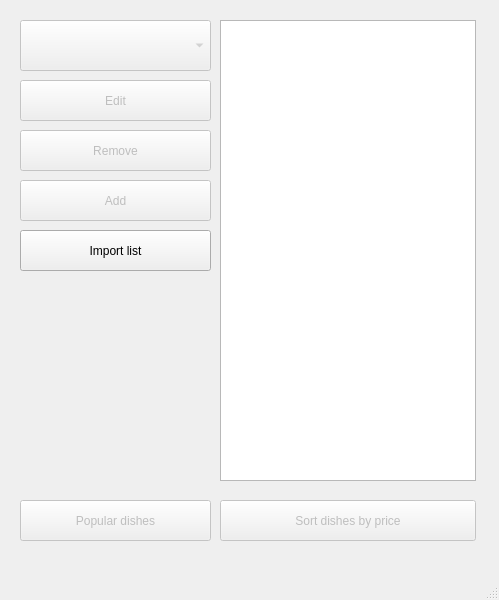
<?xml version="1.0" encoding="UTF-8"?>
<ui version="4.0">
 <class>MainWindow</class>
 <widget class="QMainWindow" name="MainWindow">
  <property name="geometry">
   <rect>
    <x>0</x>
    <y>0</y>
    <width>499</width>
    <height>600</height>
   </rect>
  </property>
  <property name="windowTitle">
   <string>MainWindow</string>
  </property>
  <widget class="QWidget" name="centralwidget">
   <widget class="QComboBox" name="comboBox">
    <property name="enabled">
     <bool>false</bool>
    </property>
    <property name="geometry">
     <rect>
      <x>20</x>
      <y>20</y>
      <width>191</width>
      <height>51</height>
     </rect>
    </property>
   </widget>
   <widget class="QListWidget" name="listWidget">
    <property name="geometry">
     <rect>
      <x>220</x>
      <y>20</y>
      <width>256</width>
      <height>461</height>
     </rect>
    </property>
   </widget>
   <widget class="QPushButton" name="editOrderButton">
    <property name="enabled">
     <bool>false</bool>
    </property>
    <property name="geometry">
     <rect>
      <x>20</x>
      <y>80</y>
      <width>191</width>
      <height>41</height>
     </rect>
    </property>
    <property name="text">
     <string>Edit</string>
    </property>
    <property name="checkable">
     <bool>false</bool>
    </property>
    <property name="checked">
     <bool>false</bool>
    </property>
    <property name="autoExclusive">
     <bool>false</bool>
    </property>
    <property name="autoDefault">
     <bool>false</bool>
    </property>
    <property name="default">
     <bool>false</bool>
    </property>
    <property name="flat">
     <bool>false</bool>
    </property>
   </widget>
   <widget class="QPushButton" name="sortListButton">
    <property name="enabled">
     <bool>false</bool>
    </property>
    <property name="geometry">
     <rect>
      <x>220</x>
      <y>500</y>
      <width>256</width>
      <height>41</height>
     </rect>
    </property>
    <property name="text">
     <string>Sort dishes by price</string>
    </property>
   </widget>
   <widget class="QPushButton" name="removeOrderButton">
    <property name="enabled">
     <bool>false</bool>
    </property>
    <property name="geometry">
     <rect>
      <x>20</x>
      <y>130</y>
      <width>191</width>
      <height>41</height>
     </rect>
    </property>
    <property name="text">
     <string>Remove</string>
    </property>
   </widget>
   <widget class="QPushButton" name="addOrderButton">
    <property name="enabled">
     <bool>false</bool>
    </property>
    <property name="geometry">
     <rect>
      <x>20</x>
      <y>180</y>
      <width>191</width>
      <height>41</height>
     </rect>
    </property>
    <property name="text">
     <string>Add</string>
    </property>
   </widget>
   <widget class="QPushButton" name="openFileButton">
    <property name="geometry">
     <rect>
      <x>20</x>
      <y>230</y>
      <width>191</width>
      <height>41</height>
     </rect>
    </property>
    <property name="text">
     <string>Import list</string>
    </property>
   </widget>
   <widget class="QPushButton" name="popularDishesButton">
    <property name="enabled">
     <bool>false</bool>
    </property>
    <property name="geometry">
     <rect>
      <x>20</x>
      <y>500</y>
      <width>191</width>
      <height>41</height>
     </rect>
    </property>
    <property name="text">
     <string>Popular dishes</string>
    </property>
   </widget>
  </widget>
  <widget class="QMenuBar" name="menubar">
   <property name="geometry">
    <rect>
     <x>0</x>
     <y>0</y>
     <width>499</width>
     <height>25</height>
    </rect>
   </property>
  </widget>
  <widget class="QStatusBar" name="statusbar"/>
 </widget>
 <resources/>
 <connections/>
</ui>
